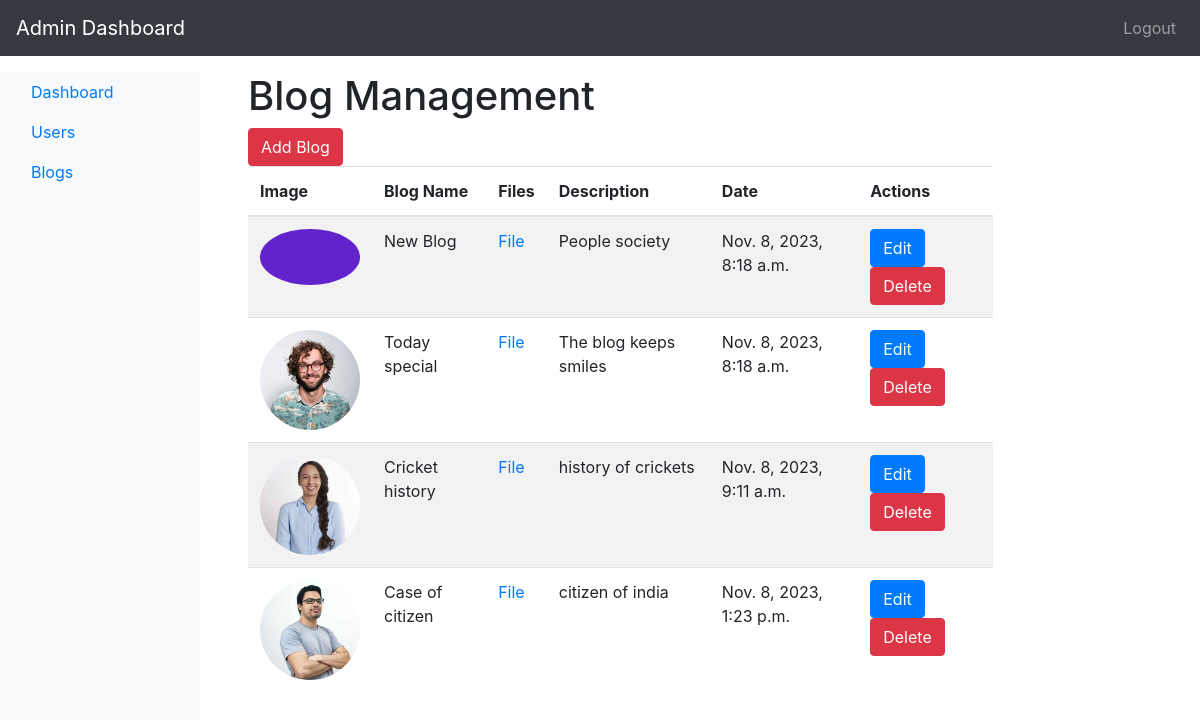
Before: /adminblog/ with the older database file.
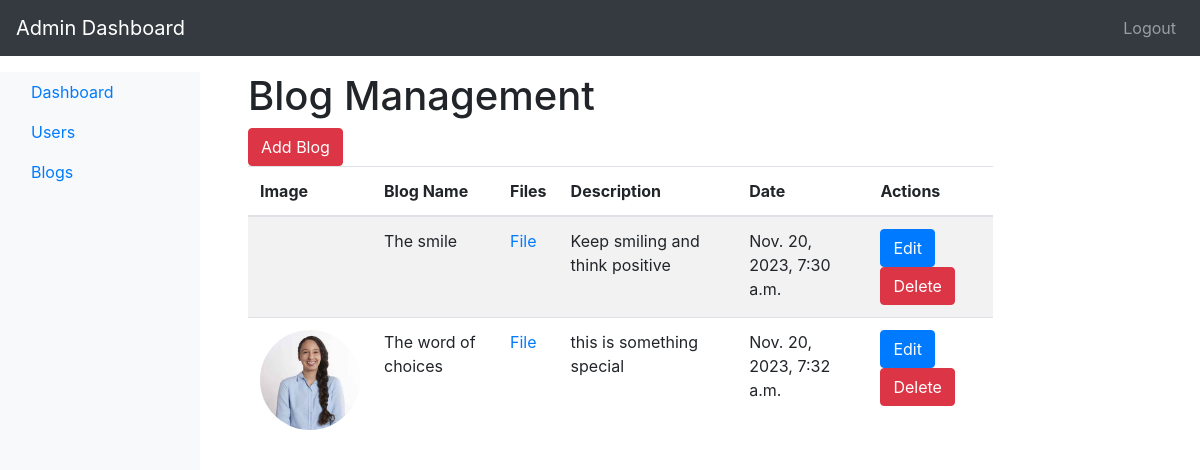
After: the same page with the newer database file.
### blogs/models.py (models this page shows)
class blogdata(models.Model):
    image=models.ImageField(upload_to="post_img/",null=True,blank=True)
    title=models.CharField(max_length=100,null=True)
    description=models.TextField(blank=True)
    date=models.DateTimeField(auto_now_add=True)
    like_count=models.PositiveIntegerField(default=0)
    comment_count=models.PositiveIntegerField(default=0)
    user=models.ForeignKey(AppUsers,on_delete=models.CASCADE,blank=True)
    attachments = models.FileField(upload_to='post_attachments/', null=True, blank=True)
    def __str__(self):
       return self.title

### userdata/views.py (the view)
# urls.py: path('adminblog/',views.AdminBlog, name='adminblog'),
def AdminBlog(request):
        context = {
             'blogs': blogdata.objects.all()
        }
        print(context,"got datacxzzx")
        return render(request, 'users/AdminBlog.html' , context)

### templates/users/AdminBlog.html (shortened to what this page needs)
{% extends 'users/Dashboard.html' %}
{% load static %}
{% block content %}
<main class="col-md-9 ms-sm-auto col-lg-10 px-md-4">
    <h1>Blog Management</h1>
    <a class="btn btn-danger" href="{% url 'blogadds' %}">Add Blog</a>
    <div class="table-responsive">
        <table class="table table-striped">
            <thead>
                <tr>
                    <th>Image</th>
                    <th>Blog Name</th>
                    <th>Files</th>
                    <th>Description</th>
                    <th>Date</th>
                    <th>Actions</th>
                </tr>
            </thead>
            <tbody>
                {% for b in blogs %}
                <tr>
                    <td>
                        <img class="rounded-circle" src="{{ b.image.url  }}"alt="" width="100">
                    </td>
                    <td>{{ b.title }}</td>
                    <td> <a href="https://techystoredatas.blob.core.windows.net/file/{{b.attachments}}">File</a></td>
                    <td>{{ b.description }}</td>
                    <td>{{ b.date }}</td>
                    <td>
                        <a href="{% url 'updateblog' blogId=b.id %}" class="btn btn-primary" >
                            Edit
                        </a>
                        <a href="{% url 'deleteblog' blogId=b.id %}" class="btn btn-danger">Delete</a>
                    </td>
                </tr>
                {% endfor %}
            </tbody>
        </table>
    </div>
</main>
{% endblock %}

### templates/users/Dashboard.html (shortened to what this page needs)
{%load static%}
<!DOCTYPE html>
<html lang="en">
<head>
    <link rel="stylesheet" href="https://cdn.jsdelivr.net/npm/sweetalert2@10.16.3/dist/sweetalert2.min.css">
    <link rel="stylesheet" href="https://stackpath.bootstrapcdn.com/bootstrap/4.5.2/css/bootstrap.min.css">
</head>
<body>
    <nav class="navbar navbar-expand-lg navbar-dark bg-dark">
        <a class="navbar-brand" href="#">Admin Dashboard</a>
        <div class="collapse navbar-collapse" id="navbarNav">
            <ul class="navbar-nav ml-auto">
                <li  class="nav-item">
                    <a class="nav-link"  id="logout-link" class="nav-link" href="#" onclick="logout();">Logout</a>
                </li>
            </ul>
        </div>
    </nav>
    <div class="container-fluid mt-3">
        <div class="row">
            <nav id="sidebar" class="col-md-3 col-lg-2 d-md-block bg-light sidebar">
                <div class="position-sticky">
                    <ul class="nav flex-column">
                        <li class="nav-item">
                            <a class="nav-link active"  href="{% url "dashboard" %}">
                                Dashboard
                            </a>
                        </li>
                        <li class="nav-item">
                            <a class="nav-link" href="{% url "userlist" %}">
                                Users
                            </a>
                        </li>
                        <li class="nav-item">
                            <a class="nav-link" href="{% url "adminblog" %}">
                                Blogs
                            </a>
                        </li>
                    </ul>
                </div>
            </nav>
            <main class="col-md-9 ms-sm-auto col-lg-10 px-md-4">
                {% block content %}{% endblock %}
            </main>
        </div>
    </div>
</body>
</html>

### templates/users/Dashboard.html (style rules this page uses)
#sidebar { height: 100vh; }

Changed rows visible on the page:
removed blogdata: image (picture), title "New Blog", description "People society", date "Nov. 8, 2023, 8:18 a.m."
removed blogdata: image (picture), title "Today special", description "The blog keeps smiles", date "Nov. 8, 2023, 8:18 a.m."
removed blogdata: image (picture), title "Cricket history", description "history of crickets", date "Nov. 8, 2023, 9:11 a.m."
removed blogdata: image (picture), title "Case of citizen", description "citizen of india", date "Nov. 8, 2023, 1:23 p.m."
added blogdata: title "The smile", description "Keep smiling and think positive", date "Nov. 20, 2023, 7:30 a.m."
added blogdata: image (picture), title "The word of choices", description "this is something special", date "Nov. 20, 2023, 7:32 a.m."
